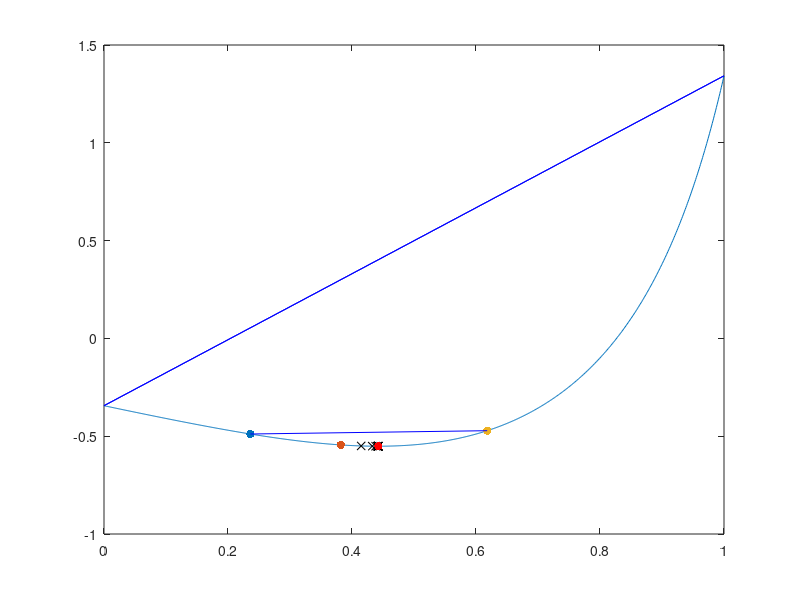

The MATLAB source for this figure:
function lab03()
    clc();
    clf();

    debugFlg = 1;
    delayS = 0.8;
    a = 0;
    b = 1;
    eps = 1e-6;

    fplot(@f, [a, b]);
    hold on;

    % pause(3);
    parabolic_method(a, b, eps, debugFlg, delayS);

    legend("off");
end

function parabolic_method(a, b, eps, debugFlg, delayS)
    tau = (sqrt(5)-1) / 2;
    l = b - a;

    x1 = b - tau*l;
    x2 = a + tau*l;
    f1 = f(x1);
    f2 = f(x2);

    fprintf('-------Golden ratio method (looking for initial points x1, x2, x3)-------\n');
    i = 0;
    if debugFlg
        fprintf('№ %2d:\t [a, b] = [%.10f, %.10f], f(a) = %.10f, f(b) = %.10f\n', i, a, b, f(a), f(b));
        line([a b], [f(a) f(b)], 'color', 'b');
        hold on;
    end
    while l > 2*eps
        i = i + 1;
        if debugFlg
            line([a b], [f(a) f(b)], 'color', 'b');
            hold on;
        end
        if f1 <= f2
            b = x2;
            l = b - a;

            new_x = b - tau*l;
            new_f = f(new_x);

            if f1 < new_f
               x3 = x2;     f3 = f2;
               x2 = x1;     f2 = f1;
               x1 = new_x;  f1 = new_f;
               break;
            end

            x2 = x1;        f2 = f1;
            x1 = new_x;     f1 = new_f;
        else
            a = x1;
            l = b - a;

            new_x = a + tau*l;
            new_f = f(new_x);

            if f2 <= new_f
                x1 = a;
                x3 = new_x; f3 = new_f;
                break;
            end

            x1 = x2;        f1 = f2;
            x2 = new_x;     f2 = new_f;
        end
        if debugFlg
            fprintf('№ %2d:\t [a, b] = [%.10f, %.10f], f(a) = %.10f, f(b) = %.10f\n', i, a, b, f(a), f(b));
            line([a b], [f(a) f(b)], 'color', 'r');
            hold on;
            pause(delayS);
        end
    end

    if debugFlg
        fprintf('Found x1 = %.10f, x2 = %.10f, x3 = %.10f\n', x1, x2, x3);
        scatter(x1, f1, 'green', 'filled');
        scatter(x2, f2, 'green', 'filled');
        scatter(x3, f3, 'green', 'filled');
        line([x1 x3], [f1 f3], 'color', 'b');
        hold on;
        pause(delayS*2);
    end

    if l <= 2*eps
        x_res = (a+b)/2;
        f_res = f(x_res);

        if debugFlg
            scatter(x_res, f_res, 'r', 'filled');
            fprintf('RESULT: %2d iterations, x=%.10f, f(x)=%.10f\n', i, x_res, f_res);
        end

        return;
    end

    fprintf('-------Parabolic method-------\n');

    a1 = (f2 - f1) / (x2 - x1);
    a2 = ((f3 - f1)/(x3 - x1) - (f2 - f1)/(x2 - x1)) / (x3 - x2);
    x_ = 1 / 2 * (x1 + x2 - a1/a2);
    f_ = f(x_);

    for i = 1:1000
        old_x_ = x_;

        if f_ > f2
            temp = f_; f_ = f2; f2 = temp;
            temp = x_; x_ = x2; x2 = temp;
        end

        if x_ > x2
            x1 = x2; f1 = f2;
            x2 = x_; f2 = f_;
        else
            x3 = x2; f3 = f2;
            x2 = x_; f2 = f_;
        end

        if debugFlg
            fprintf('№ %2d:\t [x1, x3] = [%.10f, %.10f], f(x1) = %.10f, f(x3) = %.10f\n', i, x1, x3, f1, f3);
            fprintf('Current min point: x=%.10f, f(x)=%.10f\n', x_, f_);
            % line([x1 x3], [f1 f3], 'color', 'b');
            plot(x_, f_, 'xk');
            hold on;
            pause(delayS);
        end

        a1 = (f2 - f1) / (x2 - x1);
        a2 = ((f3 - f1)/(x3 - x1) - (f2 - f1)/(x2 - x1)) / (x3 - x2);
        x_ = 1 / 2 * (x1 + x2 - a1/a2);
        f_ = f(x_);

        if abs(old_x_ - x_) <= eps
            break
        end
    end

    x_res = x_;
    f_res = f_;

    if debugFlg
        scatter(x_res, f_res, 'r', 'filled');
        fprintf('RESULT: %2d iterations, x=%.10f, f(x)=%.10f\n', i, x_res, f_res);
    end

end

function y = f(x)
    k = power(5,1/3);

    y = sinh((3 * power(x,4) - x + sqrt(17) - 3) / 2) + sin((k * power(x, 3) - k * x + 1 - 2 * k) ./ (-power(x,3) + x + 2));
end
